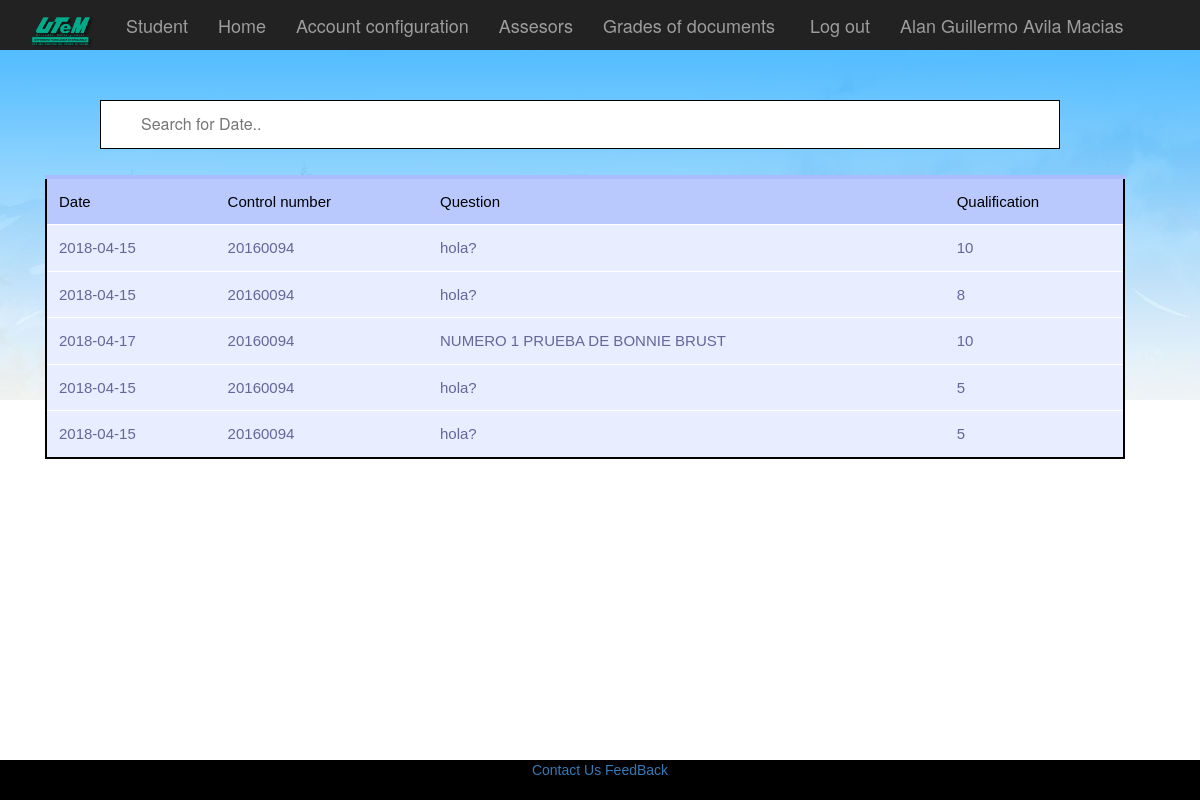
The app's page /view/calificacion_doc.php (signed in) with its own data.
### tables this page shows
CREATE TABLE `pregunta_extra` (
  `id` int(11) NOT NULL,
  `pregunta` text,
  `fecha_creacion` date DEFAULT NULL
);

CREATE TABLE `result_practica` (
  `id` int(11) NOT NULL,
  `id_pregunta` int(11) DEFAULT NULL,
  `id_user` int(11) DEFAULT NULL,
  `calificacion` int(11) DEFAULT NULL,
  `Fecha` date DEFAULT NULL
);

### view/calificacion_doc.php (the view, shortened to what this page needs)
<!DOCTYPE html>
<html>
<head>
	        <?php
include ("../header/head_home_alumno.php")
 ?>
</head>
<body style="width:100%; background:transparent url(../images/imginicio/headr1.jpg) no-repeat; height:450px; position:relative;">
	<?php
	$sql="SELECT * FROM result_practica WHERE id_user='".$user."'";
	$result = mysql_query($sql);
		echo"<div class='div2'>";
		echo "<input type='text' id='myInput' onkeyup='myFunction()' placeholder='Search for Date..' title='Type in a date'><br><br><br><br>";
		echo"<table  style='border: solid 2px #000; text-align: center;' id='myTable'>";
			echo"<tr class='header'>";
				echo"<th>Date</th>";
				echo"<th>Control number</th>";
				echo"<th>Question</th>";
				echo"<th>Qualification</th>";
			echo"</tr>";
			while ($row = mysql_fetch_array($result))
			{
				$sql1= "SELECT * FROM pregunta_extra WHERE id='".$row['id_pregunta']."'";
				$result1 = mysql_query($sql1);
				while ($row1 = mysql_fetch_array($result1))
				{
					echo"<tr class='tr1'>";
						echo"<td class='td1'>".$row1['fecha_creacion']."</td>";
						echo"<td class='td1'>".$user."</td>";
						echo"<td class='td1'>".$row1['pregunta']."</td>";
						echo"<td class='td1'>".$row['calificacion']."</td>";
					echo"</tr>";
			}
		}
	?>
</body>
    <footer>
</footer>
</html>

### header/head_home_alumno.php (style rules this page uses)
th { font-size: 16px;font-weight: normal;padding: 8px;background: #b9c9fe;border-top: 4px solid #aabcfe;border-bottom: 1px solid #fff; color: #000; }
td { padding: 8px;background: #e8edff;border-bottom: 1px solid #fff; color: #669;border-top: 1px solid transparent; }

### view/calificacion_doc.php (style rules this page uses)
#myInput { background-image: url('/css/searchicon.png'); background-position: 10px 10px; background-repeat: no-repeat; width: 80%; font-size: 16px; padding: 12px 20px 12px 40px; border: 1px solid #000; margin-bottom: 12px; position: absolute; top: 100px; left: 100px; }
#myTable { border-collapse: collapse; width: 90%; border: 1px solid #ddd; font-size: 18px; }
#myTable th, #myTable td { text-align: left; padding: 12px; }
#myTable tr { border-bottom: 1px solid #ddd; }
#myTable tr.header, #myTable tr:hover { background-color: #f1f1f1; }
table { font-family: "Lucida Sans Unicode", "Lucida Grande", Sans-Serif; border-bottom: 1px solid #fff;margin: 45px;width: 500px;text-align: center;border-collapse: collapse; }
th { font-size: 16px; font-size: 15px;; }
td { padding: 8px;font-size: 15px; }

### records on screen
result_practica: calificacion "10"
pregunta_extra: fecha_creacion "2018-04-15", pregunta "hola?"
result_practica: calificacion "8"
result_practica: calificacion "10"
pregunta_extra: fecha_creacion "2018-04-17", pregunta "NUMERO 1 PRUEBA DE BONNIE BRUST"
result_practica: calificacion "5"
result_practica: calificacion "5"

### other values on screen
$name "Alan Guillermo Avila Macias"
